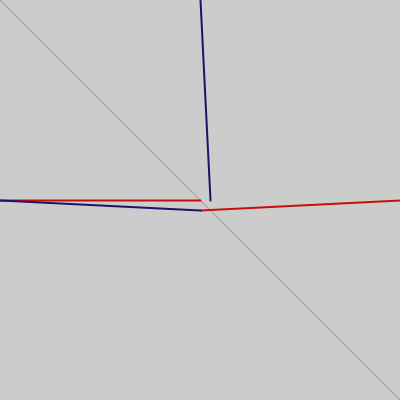
Frame 1 (no input)
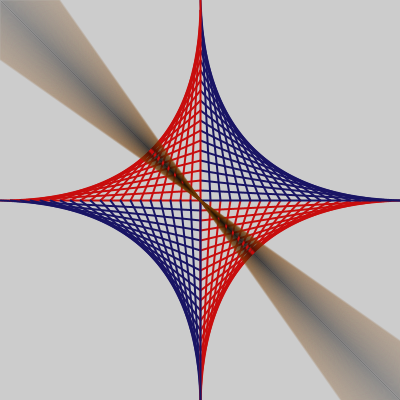
Frame 60 (the mouse pressed at the canvas centre just before this capture)
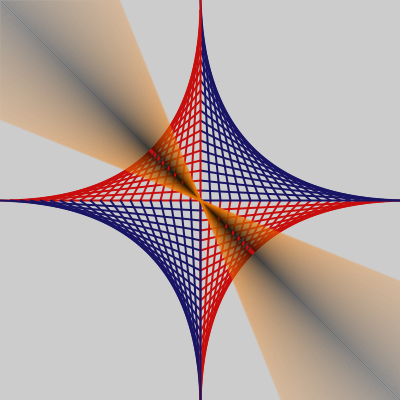
Frame 120 (the mouse held since frame 60 and released just before this capture)

The Processing sketch that drew these frames (run headless with seeded random() and noise(); from frame 60 on, the mouse is pressed at the canvas centre):

// Processing sketch: processing_81482
// ── processing_81482.pde

void setup()
{
size(400,400);
noFill();
}
float r = 0;
float g = 0;
float b = 0;
int j1=0, j2=200, j3=200, j4=200;
int k1=400, k2=200, k3=200, k4=210;
int m1=200, m2=0, m3=210, m4=200;
int n1=0, n2=200, n3=200, n4=210;
int p1=0, p2=0, p3=400, p4=400;
int q1=0, q2=0, q3=400, q4=400;
int c1=0, c2=0, c3=0, c4=0, c5=0, c6=0;
int rate=10;
void draw()
{
  
    if(c5<400){
      rate=20;
  stroke(r,g,b,30);
  line(p1,p2,p3,p4);
  p1=p1+1;
  p3=p3-1;
  c5=c5+1;
  r=r+1;
  g=g+0.5;}
  
  if(c6<400){
  stroke(r,g,b,30);
  line(q1,q2,q3,q4);
  q2=q2+1;
  q4=q4-1;
  r=r+1;
  g=g+0.5;
  c6=c6+1;}
  
  
  frameRate(rate);
  strokeWeight(2);
  if (c1<21){
  stroke(200,13,13);
  line(j1,j2,j3,j4);
  j1=j1+10;
  j4=j4-10;
  c1=c1+1;}
  
  if (c2<21){
  stroke(200,13,13);
  line(k1,k2,k3,k4);
  k1=k1-10;
  k4=k4+10;
  c2=c2+1;}
  
  if (c3<21){
  stroke(25,20,100);
  line(m1,m2,m3,m4);
  m2=m2+10;
  m3=m3+10;
  c3=c3+1;}
  
  if (c4<21){
  stroke(25,20,100);
  line(n1,n2,n3,n4);
  n1=n1+10;
  n4=n4+10;
  c4=c4+1;}
  
  
}
